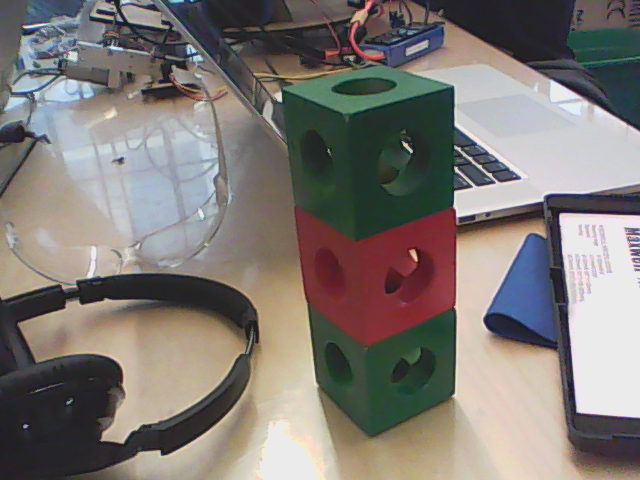
//> input picture vision/3cubes.png, 640 x 480 px
$ ./shapes6 3cubes.png   (built with g++ and OpenCV 4)
//> lines starting //> are read from the running program, lines starting //| are printed output that depends on the picture; after the words box and inside, x2 and y2 are one past the last pixel; in counts of white or black regions, pixels touching at a corner belong together
/**
 * @function findContours_Demo.cpp
 * @brief Demo code to find contours in an image
 * @author OpenCV team
 */

#include "opencv2/highgui/highgui.hpp"
#include "opencv2/imgproc/imgproc.hpp"
#include <iostream>
#include <stdio.h>
#include <stdlib.h>
#include <math.h>

using namespace cv;
using namespace std;

Mat src; Mat src_gray;
int thresh = 175;
int max_thresh = 255;
RNG rng(12345);

/// Function header
void thresh_callback(int, void* );

// [22 lines of commented-out code are left out]
void filterGreenPx(Vec3b& color) {//bgr
//        vector<vector<bool> > eliminate(,vector<bool>());
  if(color[1] < color[0]*1.02 || color[1] < color[2]*1.02){
    color[2] = 0;
    color[1] = 0;
    color[0] = 0;
  }
}

void filterGreen(Mat& img) {
   for(int y = 0; y < img.rows; y++)
      for(int x = 0; x < img.cols; x++) //bgr
        filterGreenPx(img.at<Vec3b>(Point(x, y)));
}

//rg: 1.3
//rb: 0
void filterRedPx(Vec3b& color) {//bgr
//        vector<vector<bool> > eliminate(,vector<bool>());
  if(color[2] < color[1]*1.3){
    color[2] = 0;
    color[1] = 0;
    color[0] = 0;
  }
}

void filterRed(Mat& img) {
   for(int y = 0; y < img.rows; y++)
      for(int x = 0; x < img.cols; x++) //bgr
        filterRedPx(img.at<Vec3b>(Point(x, y)));
}

//br: 1.2, 1.5?
//bg: 1.2
void filterBluePx(Vec3b& color) {//bgr
//        vector<vector<bool> > eliminate(,vector<bool>());
  if(color[0] < color[1]*1.2 || color[0] < color[2]*1.2){
    color[2] = 0;
    color[1] = 0;
    color[0] = 0;
  } else {
    color[2] = 255;
    color[1] = 255;
    color[0] = 255;
  }
}

void filterBlue(Mat& img) {
   for(int y = 0; y < img.rows; y++)
      for(int x = 0; x < img.cols; x++) //bgr
        filterBluePx(img.at<Vec3b>(Point(x, y)));
}

//rg: 0
//rb: 1.8
void filterYellowPx(Vec3b& color) {//bgr
//        vector<vector<bool> > eliminate(,vector<bool>());
  if(color[2] < color[0]*1.8){
    color[2] = 0;
    color[1] = 0;
    color[0] = 0;
  }
}

void filterYellow(Mat& img) {
   for(int y = 0; y < img.rows; y++)
      for(int x = 0; x < img.cols; x++) //bgr
        filterYellowPx(img.at<Vec3b>(Point(x, y)));
}

/**
 * @function main
 */
int main(int, char** argv) {
  /// Load source image and convert it to gray
  Mat src2 = imread(argv[1], 1);
//> src2 is the input picture: 480 rows x 640 cols, CV_8UC3; mean B, G, R 116.8, 121.2, 127
  int top = (int) (0.05*src2.rows), bottom = (int) (0.05*src2.rows);
//> top = 24; bottom = 24
  int left = (int) (0.05*src2.cols), right = (int) (0.05*src2.cols);
//> left = 32; right = 32
  //copyMakeBorder( src2, src, top, bottom, left, right, BORDER_CONSTANT, Scalar(0,0,0) );

  filterBlue(src2);
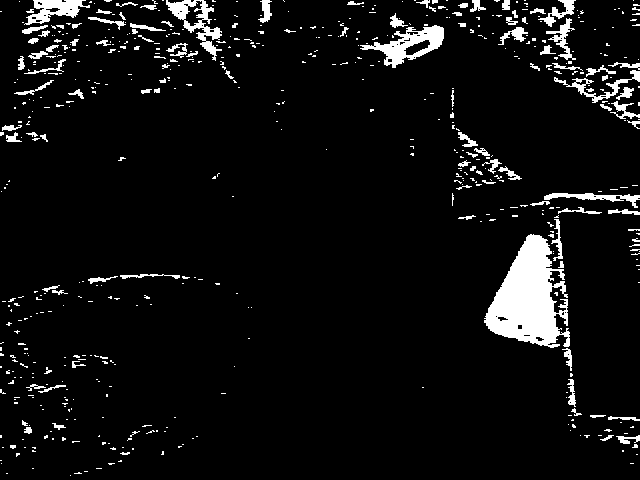
//> src2: 480 rows x 640 cols, CV_8UC3; 6.2% white; 589 white regions (480 under 20 px), largest, box (x1, y1, x2, y2) and area: (484, 234, 570, 348) 5621, (360, 25, 444, 68) 1379, (166, 0, 222, 61) 1033

  erode(src2, src2, getStructuringElement(MORPH_ELLIPSE, Size(9, 9)));
  dilate( src2, src2, getStructuringElement(MORPH_ELLIPSE, Size(9, 9)));

  dilate(src2, src2, getStructuringElement(MORPH_ELLIPSE, Size(9, 9)));
  erode(src2, src2, getStructuringElement(MORPH_ELLIPSE, Size(9, 9)));
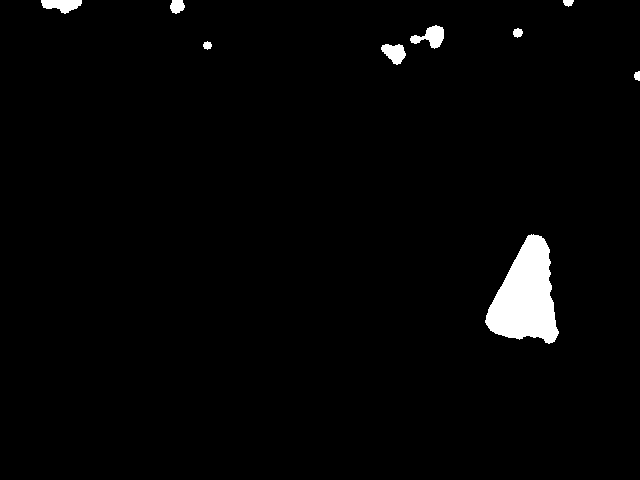
//> src2: 480 rows x 640 cols, CV_8UC3; 2.1% white; 9 white regions, largest, box (x1, y1, x2, y2) and area: (485, 234, 559, 344) 5032, (410, 25, 444, 49) 419, (41, 0, 82, 14) 380

  copyMakeBorder( src2, src, top, bottom, left, right, BORDER_CONSTANT, Scalar(0,0,0) );
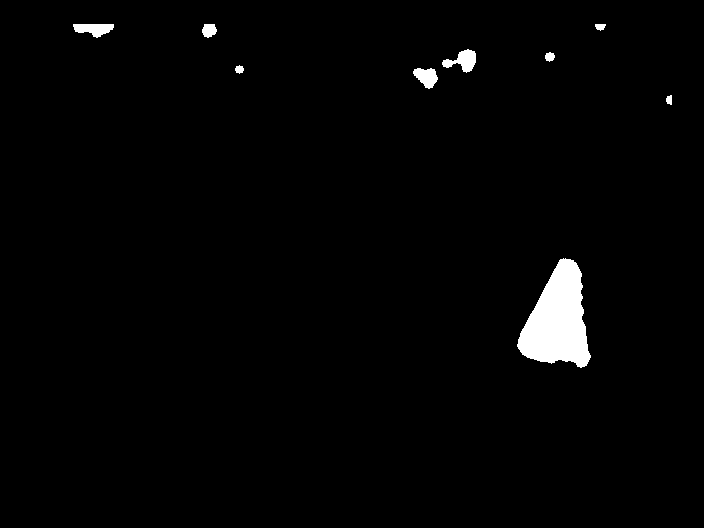
//> src: 528 rows x 704 cols, CV_8UC3; 1.8% white; 9 white regions, largest, box (x1, y1, x2, y2) and area: (517, 258, 591, 368) 5032, (442, 49, 476, 73) 419, (73, 24, 114, 38) 380

  /// Convert image to gray and blur it
  cvtColor( src, src_gray, COLOR_BGR2GRAY );
  blur( src_gray, src_gray, Size(3,3) );
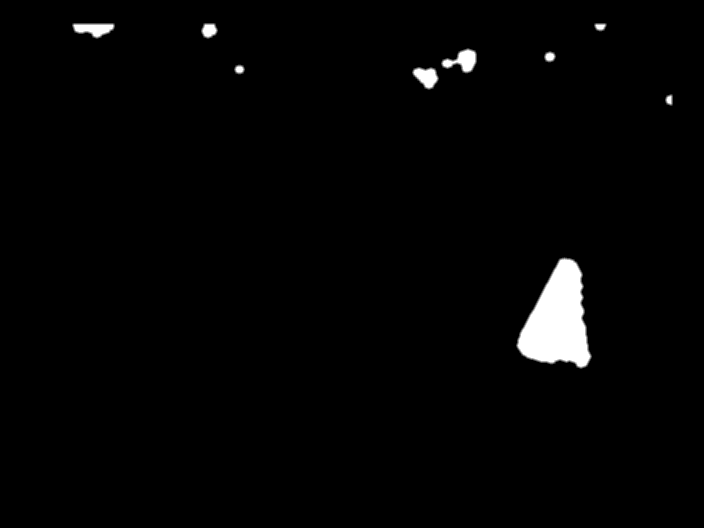
//> src_gray: 528 rows x 704 cols, CV_8UC1; min 0, max 255, mean 4.5

  /// Create Window
  const char* source_window = "Source";
  namedWindow( source_window, WINDOW_AUTOSIZE );
  imshow( source_window, src );

  createTrackbar( " Canny thresh:", "Source", &thresh, max_thresh, thresh_callback );
  thresh_callback( 0, 0 );

  waitKey(0);
  return(0);
}

void thresh_callback(int, void*) {
  Mat canny_output;
  vector<vector<Point> > contours;
  vector<Vec4i> hierarchy;
  vector<vector<Point> > hexagons;
  vector<Point> approxit;

  /// Detect edges using canny
  Canny( src_gray, canny_output, thresh, thresh*2, 3 );
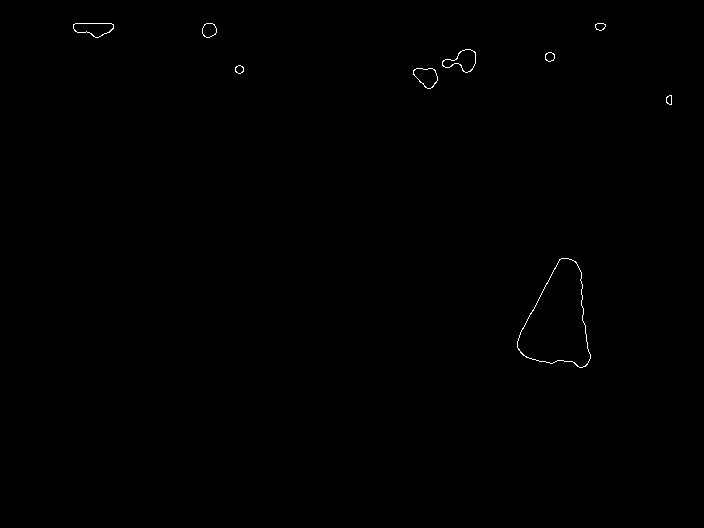
//> canny_output: 528 rows x 704 cols, CV_8UC1; 0.2% white in thin lines or dots, all inside (x1, y1, x2, y2) = (73, 23, 672, 368)
  /// Find contours
  findContours( canny_output, contours, hierarchy, CV_RETR_TREE, CV_CHAIN_APPROX_SIMPLE, Point(0, 0) );
//> contours = 18 contours; largest, box (x1, y1, x2, y2) and area: (517, 258, 591, 368) 5026, (517, 258, 591, 368) 5006, (442, 49, 476, 73) 414, (442, 49, 476, 73) 398, (73, 23, 114, 38) 394

  /// Draw contours
  Mat drawing = Mat::zeros( canny_output.size(), CV_8UC3 );
  int cuenta = 0;
  double last_area = 0;
  Rect bounding;
  for( size_t i = 0; i< contours.size(); i++ ) {
    double area = sqrt(contourArea(contours[i]))*0.05;
    //if(area < 1 && arcLength(contours[i],false) < 1000) continue;
    //skip small particles or duplicate
    if(20*area < 125 || ((last_area - 2) < 20*area  && 20*area < (last_area + 2))) continue;
    approxPolyDP(contours[i], approxit, area, true);
    //printf("--------------------------------\nNumber of vectors in contour and aprox #%d: %d, %d \n---------------------------------",i,contours[i].size(),approxit.size());
    Scalar color = Scalar( rng.uniform(0, 255), rng.uniform(0,255), rng.uniform(0,255) );
    if(approxit.size()) {
      printf("\narea : %lf \n",20*area);
      last_area = 20*area;
      hexagons.push_back(approxit);
      drawContours(drawing, hexagons, cuenta, color, 2);
      bounding = boundingRect(approxit);
      Point center((bounding.x + bounding.width/2), (bounding.y + bounding.height/2));
      rectangle(drawing, bounding.tl(), bounding.br(), color, 2, 8, 0);
      circle( drawing, center, 2, color, 2, 8, 0 );
      cuenta++;
      printf("Center: (%d, %d)", center.x, center.y);
    }
  }
//> this loop made 18 passes
//> area on passes 1 to 12: 3.54, 3.54, 0.312, 0.296, 0.919, 0.904, 0.361, 0.339, 0.409, 0.394, 1.02, 0.997
//> drawing: 528 rows x 704 cols, CV_8UC3; every value is 0
//> after the loop, hexagons = 0 contours; cuenta = 0
  printf("Contours: %d \t hexagons: %d \n\n", (int)contours.size(),cuenta);
//| Contours: 18 	 hexagons: 0
  //Show in a window
  namedWindow( "Contours", WINDOW_AUTOSIZE );
  imshow( "Contours", drawing );
}
